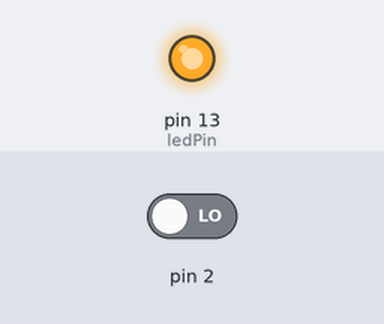
This sketch was run on a simulated Arduino Uno, built with avr-gcc and run on an emulated ATmega328P. On the bench: output pins drawn as LEDs (lit = HIGH). The inputs (shaded band) are chosen by the test bench; at power-on: pin 2 LOW.

Above: at 1.2 s.
1.3 s: pin 2 driven HIGH
At 2.2 s:
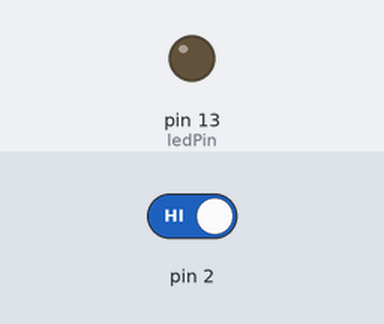
2.8 s: pin 2 driven LOW
At 3.3 s:
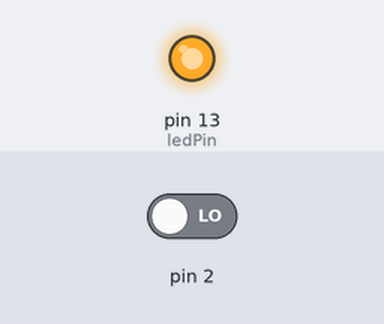
Timing chart, 0 to 5.8 s (numbered marks = the images above; inputs shaded):
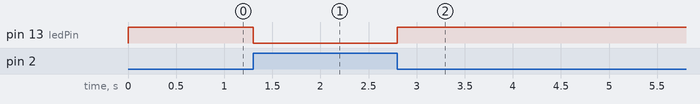

The sketch:

Ball_Switch.ino
```cpp
/*****************************************/
const int ledPin = 13;//the led attach to

void setup()
{
  pinMode(ledPin,OUTPUT);//initialize the ledPin as an output
  pinMode(8,INPUT);
  digitalWrite(8, HIGH);
}
/******************************************/
void loop()
{
  int digitalVal = digitalRead(2);
  if(HIGH == digitalVal)
  {
    digitalWrite(ledPin,LOW);//turn the led off
  }
  else
  {
    digitalWrite(ledPin,HIGH);//turn the led on
  }
}
/**********************************************/
```

Measured:
- after the input at 1.3 s, pin 13 (ledPin): HIGH → LOW at once
- after the input at 2.8 s, pin 13 (ledPin): LOW → HIGH at once
